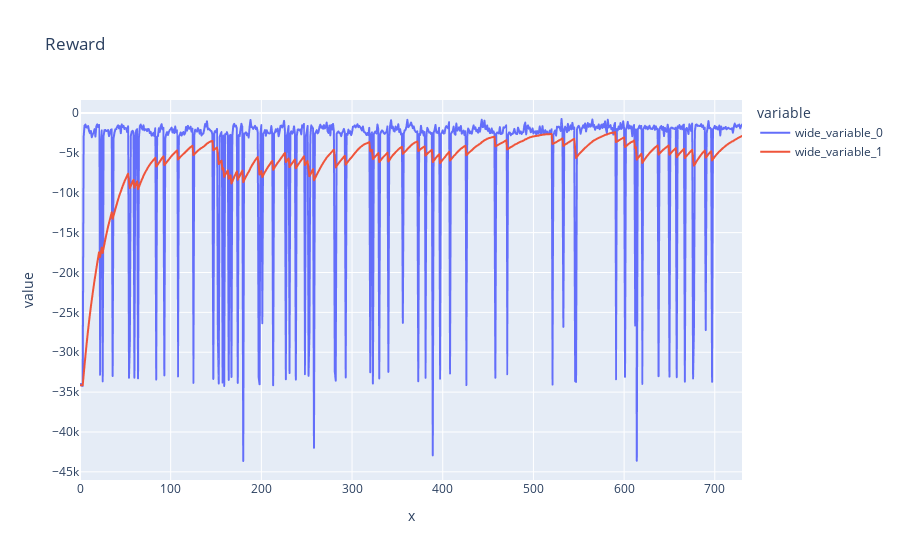

The cell this chart's notebook holds for it:
### Code cell
# plot a figure with the reward over time
smooth_fit = smooth(training_data, 0.96)
fig = px.line(x=[i for i in range(len(fitness))], y=[training_data, smooth_fit], title='Reward')
fig.show()

### Figure 1 — Plotly figure (JSON) as saved in the notebook; plotly's stock layout.template omitted (floating-point values rounded to 4 significant figures; data arrays with more than 128 entries replaced by an {"elided": "..."} marker saying what was removed)
{"data": [{"hovertemplate": "variable=wide_variable_0<br>x=%{x}<br>value=%{y}<extra></extra>", "legendgroup": "wide_variable_0", "line": {"color": "#636efa", "dash": "solid"}, "mode": "lines", "name": "wide_variable_0", "showlegend": true, "type": "scattergl", "x": {"elided": "731 int values"}, "xaxis": "x", "y": {"elided": "731 int values"}, "yaxis": "y"}, {"hovertemplate": "variable=wide_variable_1<br>x=%{x}<br>value=%{y}<extra></extra>", "legendgroup": "wide_variable_1", "line": {"color": "#EF553B", "dash": "solid"}, "mode": "lines", "name": "wide_variable_1", "showlegend": true, "type": "scattergl", "x": {"elided": "731 int values"}, "xaxis": "x", "y": {"elided": "731 float values"}, "yaxis": "y"}], "layout": {"legend": {"title": {"text": "variable"}, "tracegroupgap": 0}, "title": {"text": "Reward"}, "xaxis": {"anchor": "y", "domain": [0, 1], "title": {"text": "x"}}, "yaxis": {"anchor": "x", "domain": [0, 1], "title": {"text": "value"}}}}
